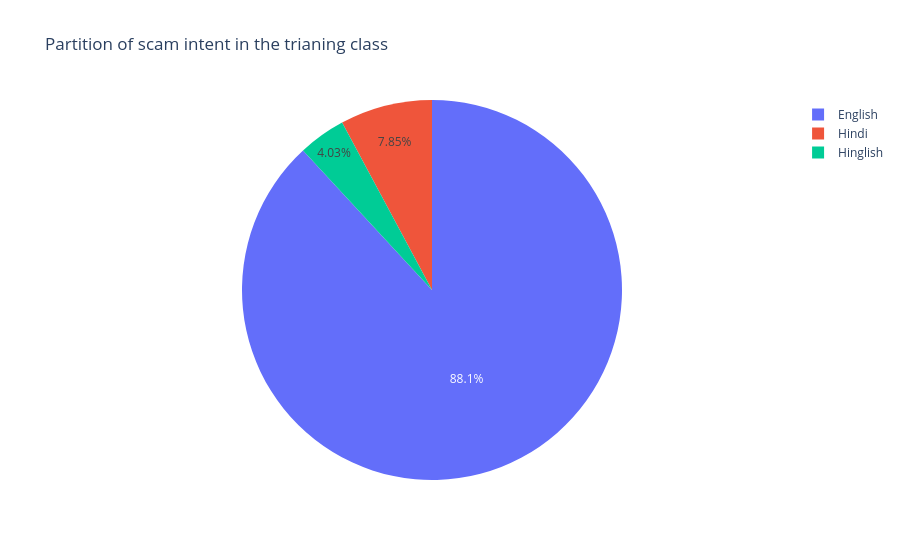

Notebook cell for this chart:
### Code cell
language = train_df["language"].value_counts()

px.pie(
    names=language.keys(),
    values=language.values,
    title="Partition of languages in the training dataset",
)

### Figure 1 — Plotly figure (JSON) as saved in the notebook; plotly's stock layout.template omitted (floating-point values rounded to 4 significant figures)
{"data": [{"domain": {"x": [0, 1], "y": [0, 1]}, "hovertemplate": "label=%{label}<br>value=%{value}<extra></extra>", "labels": ["English", "Hindi", "Hinglish"], "legendgroup": "", "name": "", "showlegend": true, "type": "pie", "values": [61058, 5436, 2792]}], "layout": {"legend": {"tracegroupgap": 0}, "title": {"text": "Partition of scam intent in the trianing class"}}}
